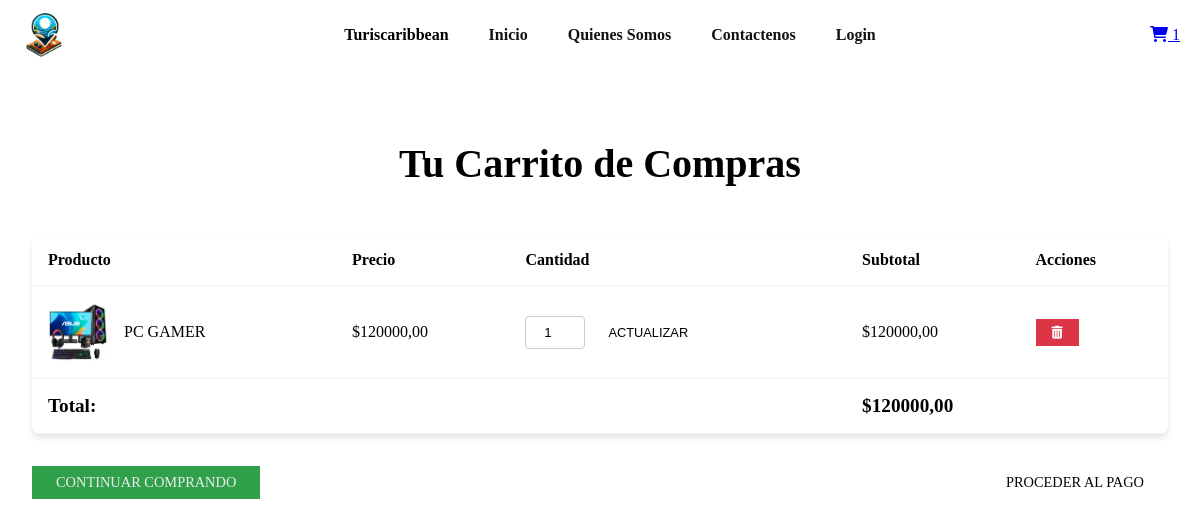
The page /carrito/ (signed in) on the database as committed earlier.
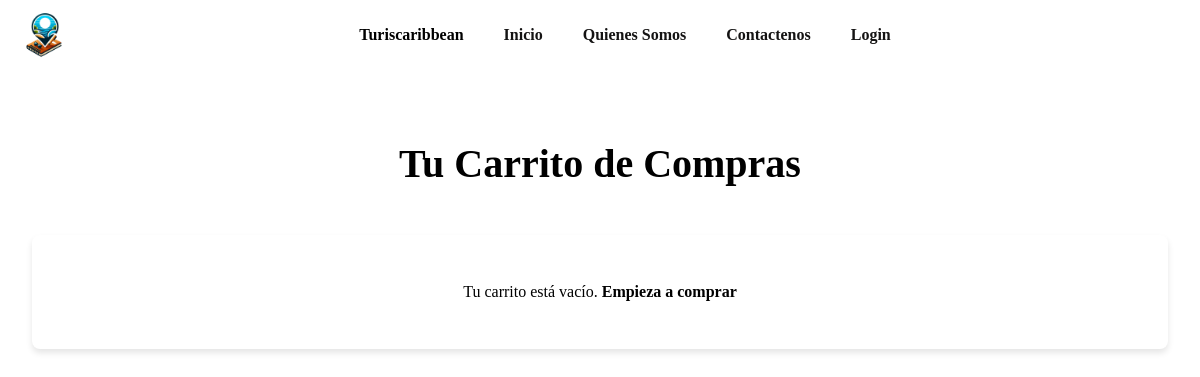
The same page on the database as committed later.
### web/models.py (models this page shows, shortened)
class CarritoItem(models.Model):
    usuario = models.ForeignKey(User, on_delete=models.CASCADE, null=True, blank=True)
    producto = models.ForeignKey(Producto, on_delete=models.CASCADE)
    cantidad = models.IntegerField(default=1)
    sesion_id = models.CharField(max_length=100, null=True, blank=True)
    fecha_creacion = models.DateTimeField(auto_now_add=True)
    def subtotal(self):
        return self.producto.precio * self.cantidad

class Producto(models.Model):
    nombre = models.CharField(max_length=200)
    descripcion = models.TextField()
    precio = models.DecimalField(max_digits=10, decimal_places=2)
    foto = models.ImageField(upload_to='web/static/img')
    fecha_creacion = models.DateField(auto_now_add=True)

### web/views.py (the view)
# urls.py: path('carrito/', views.ver_carrito, name='ver_carrito'),
def ver_carrito(request):
    carrito_items = []
    total = 0
    if request.user.is_authenticated:
        carrito_items = CarritoItem.objects.filter(usuario=request.user)
    else:
        if request.session.session_key:
            carrito_items = CarritoItem.objects.filter(sesion_id=request.session.session_key)
    for item in carrito_items:
        total += item.subtotal()
    return render(request, 'carrito.html', {
        'carrito_items': carrito_items,
        'total': total
    })

### web/templates/carrito.html (shortened to what this page needs)
{% extends 'base.html' %}
{% load static %}›
{% block content %}
<link rel="stylesheet" href="{% static 'css/carrito.css' %}">
<link rel="stylesheet" href="https://cdnjs.cloudflare.com/ajax/libs/font-awesome/6.0.0-beta3/css/all.min.css">
<div class="carrito-container">
    <h1 class="carrito-titulo">Tu Carrito de Compras</h1>
    {% if carrito_items %}
        <div class="table-responsive">
            <table class="carrito-tabla">
                <thead>
                    <tr>
                        <th>Producto</th>
                        <th>Precio</th>
                        <th>Cantidad</th>
                        <th>Subtotal</th>
                        <th>Acciones</th>
                    </tr>
                </thead>
                <tbody>
                    {% for item in carrito_items %}
                    <tr>
                        <td>
                            <div class="producto-info">
                                <img src="{{ item.producto.foto.url }}" alt="{{ item.producto.nombre }}" class="producto-imagen">
                                <span>{{ item.producto.nombre }}</span>
                            </div>
                        </td>
                        <td>${{ item.producto.precio }}</td>
                        <td>
                            <form method="POST" action="{% url 'actualizar_carrito' item.id %}" class="cantidad-control">
                                <input type="number" name="cantidad" value="{{ item.cantidad }}" min="1" class="cantidad-input">
                                <button type="submit" class="btn btn-outline btn-sm" aria-label="Actualizar cantidad">
                                    Actualizar
                                </button>
                            </form>
                        </td>
                        <td>${{ item.subtotal }}</td>
                        <td>
                            <form method="POST" action="{% url 'eliminar_item' item.id %}" onsubmit="return confirm('¿Estás seguro de eliminar este producto?');">
                                <button type="submit" class="btn btn-danger btn-sm" aria-label="Eliminar producto">
                                    <i class="fas fa-trash-alt"></i>
                                  </button>
                            </form>
                        </td>
                    </tr>
                    {% endfor %}
                </tbody>
                <tfoot>
                    <tr>
                        <td colspan="3" class="carrito-total">Total:</td>
                        <td colspan="2" class="carrito-total">${{ total }}</td>
                    </tr>
                </tfoot>
            </table>
        </div>
        <div class="carrito-acciones">
            <a href="{% url 'productos' %}" class="btn btn-secondary" title="Seguir explorando productos">
                Continuar comprando
            </a>
            <a href="{% url 'pasarela' %}" class="btn btn-success">
                Proceder al pago
            </a>
        </div>
    {% else %}
        <div class="carrito-vacio">
            Tu carrito está vacío. <a href="{% url 'productos' %}">Empieza a comprar</a>
        </div>
    {% endif %}
</div>
{% endblock %}

Rows that differ between the two databases and show on the page:
removed CarritoItem: producto.foto (picture), producto.nombre "PC GAMER", producto.precio "120000,00", cantidad "1", subtotal "120000,00"
Other text that changed with them:
{{ total_items }}: "1" → (not shown)
{{ total }}: "120000,00" → (not shown)
text no longer shown: "Producto Precio Cantidad Subtotal Acciones Total: $ CONTINUAR COMPRANDO PROCEDER AL PAGO"
text now shown: "Tu carrito está vacío. Empieza a comprar"
